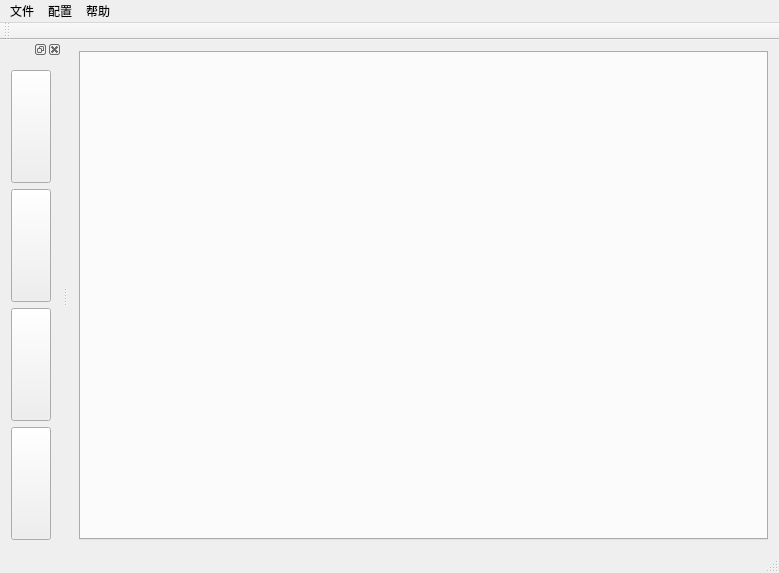
<?xml version="1.0" encoding="UTF-8"?>
<ui version="4.0">
 <class>MainWindow</class>
 <widget class="QMainWindow" name="MainWindow">
  <property name="geometry">
   <rect>
    <x>0</x>
    <y>0</y>
    <width>779</width>
    <height>573</height>
   </rect>
  </property>
  <property name="windowTitle">
   <string>MainWindow</string>
  </property>
  <widget class="QWidget" name="centralWidget">
   <layout class="QGridLayout" name="gridLayout">
    <item row="0" column="0">
     <widget class="QTabWidget" name="tabWidget"/>
    </item>
   </layout>
  </widget>
  <widget class="QMenuBar" name="menuBar">
   <property name="geometry">
    <rect>
     <x>0</x>
     <y>0</y>
     <width>779</width>
     <height>26</height>
    </rect>
   </property>
   <widget class="QMenu" name="menu">
    <property name="title">
     <string>文件</string>
    </property>
    <widget class="QMenu" name="menu_2">
     <property name="title">
      <string>打印页面</string>
     </property>
     <addaction name="actionExImage"/>
     <addaction name="separator"/>
     <addaction name="actionExPDF"/>
    </widget>
    <addaction name="actionNew"/>
    <addaction name="separator"/>
    <addaction name="actionOpen"/>
    <addaction name="separator"/>
    <addaction name="actionSave"/>
    <addaction name="separator"/>
    <addaction name="actionSaveAs"/>
    <addaction name="separator"/>
    <addaction name="menu_2"/>
   </widget>
   <widget class="QMenu" name="menuTools">
    <property name="title">
     <string>配置</string>
    </property>
    <widget class="QMenu" name="menuTheme">
     <property name="title">
      <string>主题</string>
     </property>
     <addaction name="actionLight"/>
     <addaction name="actionDark"/>
    </widget>
    <widget class="QMenu" name="menuGrid">
     <property name="title">
      <string>栅格大小</string>
     </property>
     <addaction name="action1_pixel"/>
     <addaction name="separator"/>
     <addaction name="action2_pixel"/>
     <addaction name="separator"/>
     <addaction name="action5_pixel"/>
     <addaction name="separator"/>
     <addaction name="action10_pixel"/>
    </widget>
    <addaction name="menuTheme"/>
    <addaction name="separator"/>
    <addaction name="menuGrid"/>
   </widget>
   <widget class="QMenu" name="menuHelp">
    <property name="title">
     <string>帮助</string>
    </property>
   </widget>
   <addaction name="menu"/>
   <addaction name="menuTools"/>
   <addaction name="menuHelp"/>
  </widget>
  <widget class="QToolBar" name="mainToolBar">
   <attribute name="toolBarArea">
    <enum>TopToolBarArea</enum>
   </attribute>
   <attribute name="toolBarBreak">
    <bool>false</bool>
   </attribute>
  </widget>
  <widget class="QStatusBar" name="statusBar"/>
  <widget class="QDockWidget" name="dockWidget">
   <attribute name="dockWidgetArea">
    <number>1</number>
   </attribute>
   <widget class="QWidget" name="dockWidgetContents">
    <layout class="QGridLayout" name="gridLayout_2">
     <item row="0" column="0">
      <layout class="QVBoxLayout" name="verticalLayout">
       <item>
        <widget class="QPushButton" name="btnText">
         <property name="sizePolicy">
          <sizepolicy hsizetype="Expanding" vsizetype="Expanding">
           <horstretch>0</horstretch>
           <verstretch>0</verstretch>
          </sizepolicy>
         </property>
         <property name="styleSheet">
          <string notr="true"/>
         </property>
         <property name="text">
          <string/>
         </property>
        </widget>
       </item>
       <item>
        <widget class="QPushButton" name="btnLine">
         <property name="sizePolicy">
          <sizepolicy hsizetype="Expanding" vsizetype="Expanding">
           <horstretch>0</horstretch>
           <verstretch>0</verstretch>
          </sizepolicy>
         </property>
         <property name="text">
          <string/>
         </property>
        </widget>
       </item>
       <item>
        <widget class="QPushButton" name="btnRect">
         <property name="sizePolicy">
          <sizepolicy hsizetype="Expanding" vsizetype="Expanding">
           <horstretch>0</horstretch>
           <verstretch>0</verstretch>
          </sizepolicy>
         </property>
         <property name="text">
          <string/>
         </property>
        </widget>
       </item>
       <item>
        <widget class="QPushButton" name="btnEllipse">
         <property name="sizePolicy">
          <sizepolicy hsizetype="Expanding" vsizetype="Expanding">
           <horstretch>0</horstretch>
           <verstretch>0</verstretch>
          </sizepolicy>
         </property>
         <property name="text">
          <string/>
         </property>
        </widget>
       </item>
      </layout>
     </item>
    </layout>
   </widget>
  </widget>
  <action name="actionNew">
   <property name="icon">
    <iconset resource="resources.qrc">
     <normaloff>:/Resources/images/New.png</normaloff>:/Resources/images/New.png</iconset>
   </property>
   <property name="text">
    <string>新建页面</string>
   </property>
   <property name="toolTip">
    <string>新建一张图纸</string>
   </property>
   <property name="shortcut">
    <string>Ctrl+N</string>
   </property>
  </action>
  <action name="actionOpen">
   <property name="icon">
    <iconset resource="resources.qrc">
     <normaloff>:/Resources/images/Open.png</normaloff>:/Resources/images/Open.png</iconset>
   </property>
   <property name="text">
    <string>打开</string>
   </property>
   <property name="toolTip">
    <string>打开页面</string>
   </property>
   <property name="shortcut">
    <string>Ctrl+O</string>
   </property>
  </action>
  <action name="actionSave">
   <property name="icon">
    <iconset resource="resources.qrc">
     <normaloff>:/Resources/images/Save.png</normaloff>:/Resources/images/Save.png</iconset>
   </property>
   <property name="text">
    <string>保存</string>
   </property>
   <property name="toolTip">
    <string>保存页面</string>
   </property>
   <property name="shortcut">
    <string>Ctrl+S</string>
   </property>
  </action>
  <action name="actionLight">
   <property name="text">
    <string>明亮</string>
   </property>
  </action>
  <action name="actionDark">
   <property name="text">
    <string>暗黑</string>
   </property>
  </action>
  <action name="actionSaveAs">
   <property name="text">
    <string>保存为</string>
   </property>
  </action>
  <action name="action1_pixel">
   <property name="text">
    <string>1 pixel</string>
   </property>
  </action>
  <action name="action2_pixel">
   <property name="text">
    <string>2 pixel</string>
   </property>
  </action>
  <action name="action5_pixel">
   <property name="text">
    <string>5 pixel</string>
   </property>
  </action>
  <action name="action10_pixel">
   <property name="text">
    <string>10 pixel</string>
   </property>
  </action>
  <action name="actionExImage">
   <property name="text">
    <string>导出图片</string>
   </property>
  </action>
  <action name="actionExPDF">
   <property name="text">
    <string>导出PDF</string>
   </property>
  </action>
 </widget>
 <layoutdefault spacing="6" margin="11"/>
 <resources>
  <include location="resources.qrc"/>
 </resources>
 <connections/>
</ui>
